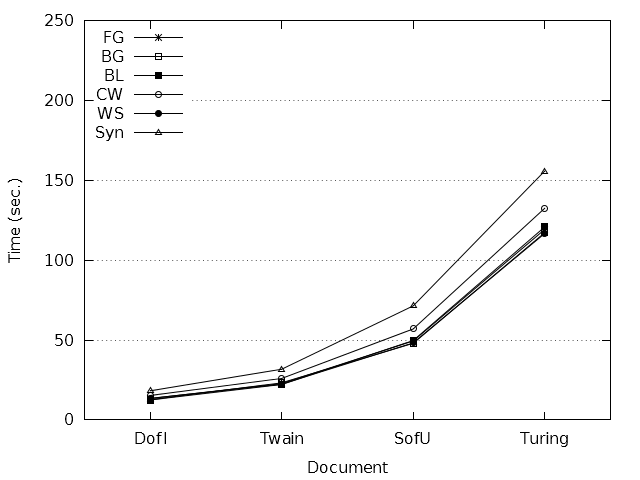

Source code (gnuplot):
terminal = "pngcairo"
output = "load-one.png"

if (!exists("input")) input = "spd-one.dat"

set datafile missing "-"
stats input using 2 nooutput

if (!exists("schemeCount")) {
	schemeCount = STATS_blocks
}

if (!exists("fileCount")) {
	fileCount = (STATS_records + STATS_invalid) / STATS_blocks
}

if (exists("terminal")) {
	set terminal terminal mono solid
}
else {
	set terminal windows monochrome solid
}

if (exists("output")) set output output

#set title "Document Load Performance for Single Schemes"
set style data linespoints
set key autotitle columnhead left top

set ylabel "Time (sec.)"
set yrange [ 0 : 250 ]
set ytics 50
set grid ytics

set xlabel "Document"
set xrange [ -0.5 : fileCount - 0.5 ]

plot for [ i = 1 : schemeCount ] input using ($2) : xticlabels(1) index i - 1 pointtype i + 2
